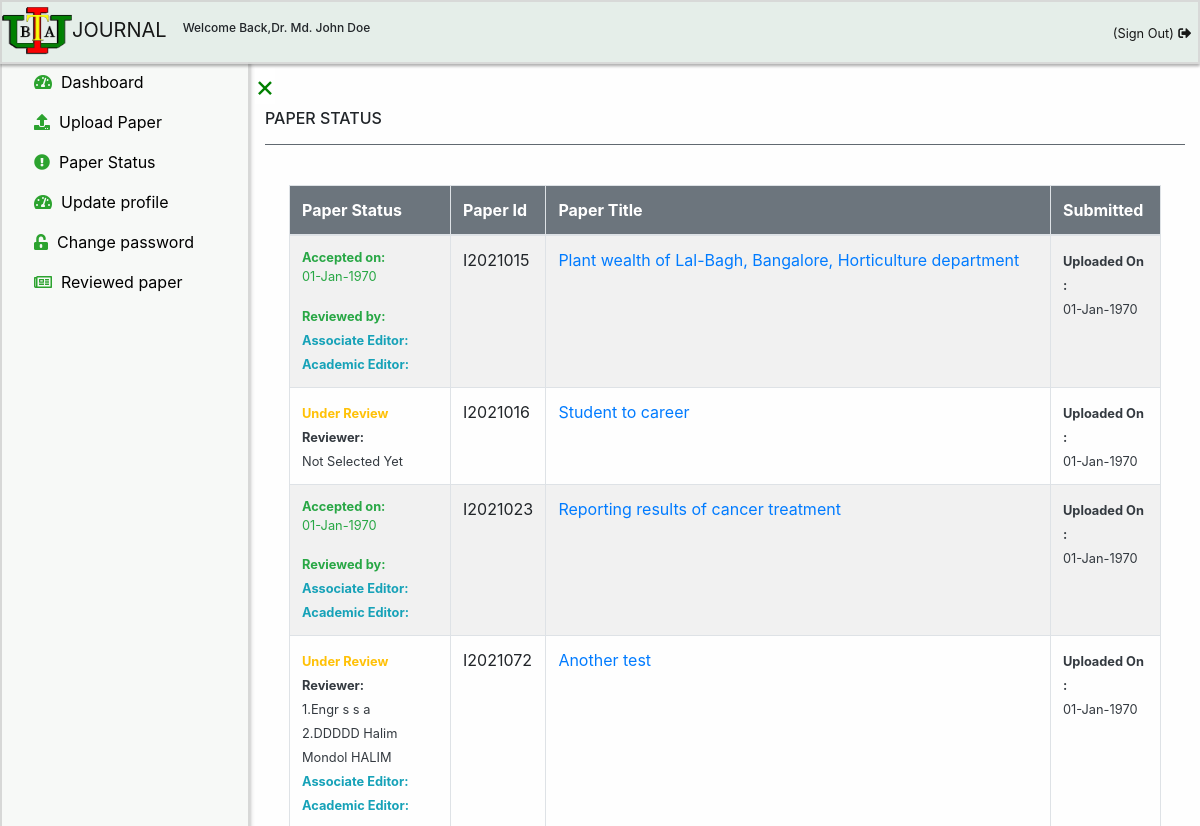
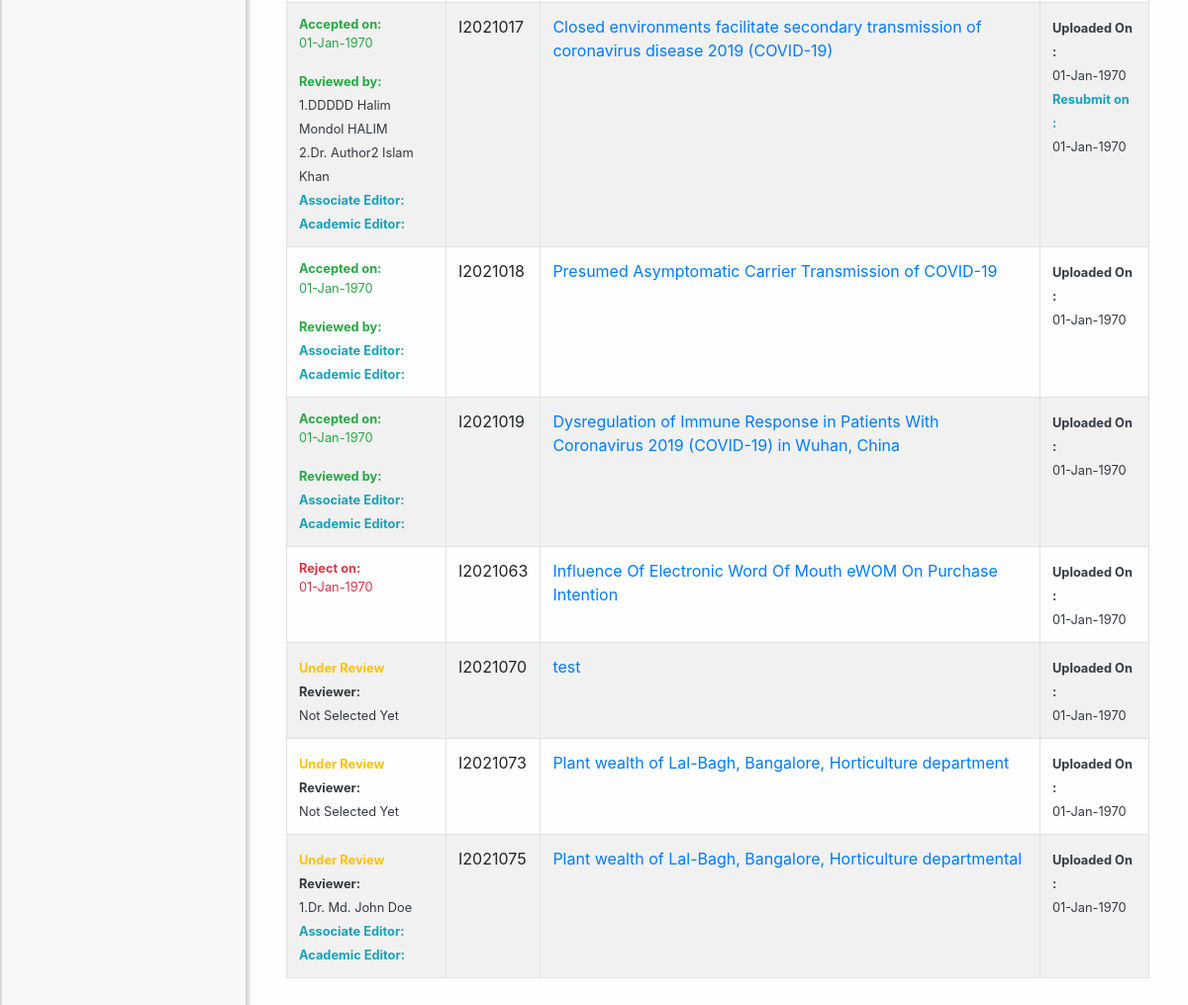
Before: /author/paperstatus.php (signed in) with the older database file (2 pictures, top to bottom).
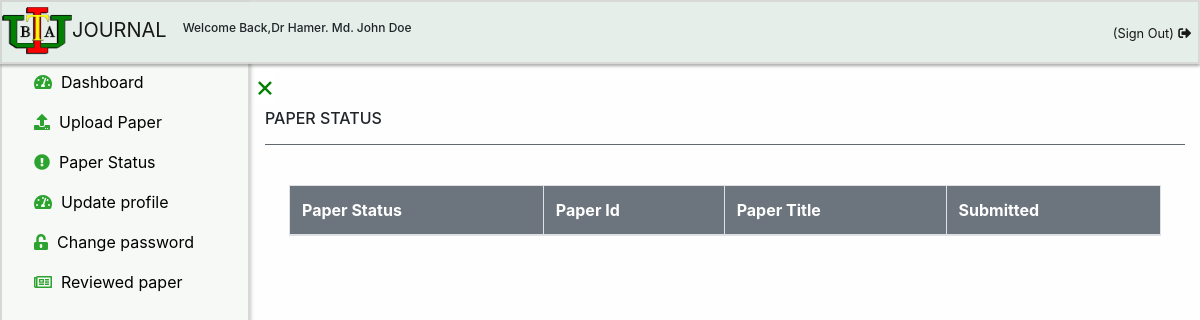
After: the same page with the newer database file.
### tables this page shows
CREATE TABLE `author` (
  `id` int(11) NOT NULL,
  `username` varchar(100) NOT NULL,
  `title` varchar(100) NOT NULL,
  `firstname` varchar(100) NOT NULL,
  `middlename` varchar(100) DEFAULT NULL,
  `lastname` varchar(100) NOT NULL,
  `primaryemail` varchar(100) NOT NULL,
  `primaryemailcc` varchar(100) NOT NULL,
  `secondaryemail` varchar(100) NOT NULL,
  `secondaryemailcc` varchar(100) NOT NULL,
  `password` varchar(100) NOT NULL,
  `contact` varchar(100) NOT NULL,
  `address` varchar(100) NOT NULL,
  `registrationtime` timestamp NOT NULL DEFAULT current_timestamp(),
  `reviewerselection` int(11) DEFAULT NULL,
  `validation_code` varchar(255) NOT NULL,
  `activation` int(11) DEFAULT NULL,
  `associateeditor` int(100) DEFAULT NULL,
  `academiceditor` int(100) DEFAULT NULL
);

CREATE TABLE `paper` (
  `id` int(100) NOT NULL,
  `paperid` varchar(255) DEFAULT NULL,
  `authoremail` varchar(100) NOT NULL,
  `papername` varchar(255) NOT NULL,
  `numberofcoauthor` int(11) DEFAULT NULL,
  `abstract` varchar(8000) NOT NULL,
  `name` varchar(255) NOT NULL,
  `name1` varchar(255) NOT NULL,
  `name2` varchar(255) NOT NULL,
  `type` varchar(255) NOT NULL,
  `type1` varchar(255) NOT NULL,
  `type2` varchar(255) NOT NULL,
  `action` int(11) DEFAULT NULL,
  `pdate` varchar(255) DEFAULT NULL,
  `uploaddate` varchar(255) DEFAULT NULL,
  `coauthorname` varchar(1000) NOT NULL,
  `coauthoremail` varchar(1000) NOT NULL,
  `coauthordept` varchar(1000) NOT NULL,
  `coauthorinstitute` varchar(1000) NOT NULL,
  `coauthoraddress` varchar(1000) NOT NULL,
  `resubmitpaper` varchar(255) DEFAULT NULL,
  `resubmitdate` varchar(100) DEFAULT NULL,
  `reject` int(100) DEFAULT NULL,
  `rejectdate` varchar(100) DEFAULT NULL
);

### author/paperstatus.php (the view, shortened to what the changed rows need)
<?php
include('../link/config.php');
if(strlen($_SESSION['alogin'])=="")
    {
    header("Location: ../login");
    }
    else
    {
        $authoremail = $_SESSION["email"];
                       $sql = "SELECT author.id,author.username,author.primaryemail,author.password,author.contact from author where primaryemail='$authoremail'";
                       $query = $dbh->prepare($sql);
                       $query->execute();
                       if($query->rowCount() > 0)
                       {
?>
<!DOCTYPE html>
<html lang="en">
<head>
    <link rel="stylesheet" href="../css/bootstrap.min.css">
    <link rel="stylesheet" href="../css/jquery.dataTables.min.css">
    <link rel="stylesheet" href="../css/index.css">
    <link rel="stylesheet" href="../css/fontawesome.v5.3.1.all.css">
</head>
<body>
<div class="sticky-top header-floating">
<?php
include 'author-header.php';
?>
</div>
  <?php
  include 'author-sidebar.php';
  ?>
<div id="main">
<div class="container">
  <div class="table-responsive table-responsive-lg table-responsize-xl table-responsive-sm p-4">
<table id="dtBasicExample" class="table table-striped table-bordered table-hover">
<thead>
        <tr class="bg-secondary text-white">
            <th >Paper Status</th>
            <th >Paper Id</th>
            <th >Paper Title</th>
            <th >Submitted</th>
        </tr>
</thead>
<tbody id="myTable-admin">
        <?php $sql = "SELECT paper.id,paper.paperid,paper.authoremail,paper.papername,paper.abstract,paper.name,paper.type,paper.action,paper.numberofcoauthor,paper.pdate,paper.uploaddate,paper.coauthorname,paper.resubmitpaper,paper.resubmitdate,paper.reject,paper.rejectdate from paper WHERE authoremail='$authoremail' ORDER BY uploaddate DESC";
            $query = $dbh->prepare($sql);
            $query->execute();
            $results=$query->fetchAll(PDO::FETCH_OBJ);
            if($query->rowCount() > 0)
            {
            foreach($results as $result)
            {
                $paperid = htmlentities($result->paperid);
                ?>
<tr>
<td class="text-dark">
<small>
 <?php
$primaryemailarray = array();
$sqlreviewer = "SELECT primaryemail FROM reviewertable WHERE paperid = '$paperid'";
$resultreviewer = mysqli_query($link,$sqlreviewer );
foreach($resultreviewer as $filerev) {
    array_push($primaryemailarray,$filerev['primaryemail']);
}
 ?>
   <?php
$rejected = htmlentities($result->reject);
  $rejectdatestring = htmlentities($result->rejectdate);
  $rejectdate = date("d-M-Y",strtotime($rejectdatestring));
  $accepted = htmlentities($result->action);
  $pdatestring = htmlentities($result->pdate);
  $pdate= date("d-M-Y",strtotime($pdatestring));
  if($accepted == 1 ) {
      echo "<p class='text-success'><b>Accepted on:<br></b> ".$pdate.'</p>';
      echo "<b><span class='text-success'>Reviewed by:</span></b>".'<br>';
      $cnt1 =1;
      foreach ($primaryemailarray as $err) {
        $sqlauthorname1 = "SELECT * FROM author WHERE  primaryemail= '$err' ";
        $resultauthorname1 = mysqli_query($link,$sqlauthorname1);
        $fileauthorname1 = mysqli_fetch_assoc($resultauthorname1);
            $title = $fileauthorname1['title'];
            $fname= $fileauthorname1['firstname'];
            $middlename= $fileauthorname1['middlename'];
            $lastname= $fileauthorname1['lastname'];
            $authorname23 =  $title.' '.$fname.' '.$middlename.' '.$lastname;
         echo $cnt1 .'.'.$authorname23.'<br>';
         $cnt1 = $cnt1 + 1;
      }
          echo "<b><span class='text-info'>Associate Editor:</span></b>".'<br>';
                 echo "<b><span class='text-info'>Academic Editor:</span></b>".'<br>';
  }
  else if ($rejected==1) {
    echo "<p class='text-danger'><b>Reject on:<br></b> ".$rejectdate.'</p>';
  }
  else  {
     echo "<b><span class='text-warning'>Under Review</span> <br>Reviewer:</b>".'<br>';
      if(empty($primaryemailarray)) {
          echo "Not Selected Yet";
      }
      else {
          $cnt = 1;
    foreach ($primaryemailarray as $es) {
        $sqlauthorname = "SELECT * FROM author WHERE  primaryemail= '$es' ";
        $resultauthorname = mysqli_query($link,$sqlauthorname);
        $fileauthorname = mysqli_fetch_assoc($resultauthorname);
            $title = $fileauthorname['title'];
            $fname= $fileauthorname['firstname'];
            $middlename= $fileauthorname['middlename'];
            $lastname= $fileauthorname['lastname'];
            $authorname =  $title.' '.$fname.' '.$middlename.' '.$lastname;
         echo $cnt.'.'.$authorname.'<br>';
         $cnt = $cnt + 1;
    }
                 echo "<b><span class='text-info'>Associate Editor:</span></b>".'<br>';
                        echo "<b><span class='text-info'>Academic Editor:</span></b>".'<br>';
  }
}
  ?>
  </small>
</td>
<td>
<?php  echo htmlentities($result->paperid); ?>
</td>
<td>
<a href="paperdetails.php?paperid=<?php echo htmlentities($result->paperid);?>"><?php  echo htmlentities($result->papername); ?></a>
</td>
<td class="text-dark">
<small>
<b>Uploaded On :</b><br>
<?php
  $uploaddatestring = htmlentities($result->uploaddate);
  $uploaddate = date("d-M-Y",strtotime($uploaddatestring));
  echo $uploaddate.'<br>';
  $resubmitpaper = htmlentities($result->resubmitpaper);
 $resubmitdatestring = htmlentities($result->resubmitdate);
 $resubmitdate= date("d-M-Y",strtotime($resubmitdatestring));
 if(!empty($resubmitpaper)){
   echo '<b class="text-info">Resubmit on :</b><br>';
  echo  $resubmitdate;
 }
?>
</small>
</td>
</tr>
<?php }} ?>
</tbody>
</table>
</div>
    </div>
    </div>
</body>
</html>
<?php
            }
            else {
              echo "<script>alert('You are not a Author.Try to log in as an Author');</script>";
              header("refresh:0;url=../login");
            }
} ?>

### author/author-header.php (shortened to what the changed rows need)
<?php
include('../link/config.php');
if(strlen($_SESSION['alogin'])=="")
    {
    header("Location: ../login");
    }
    else
    {
               $sql = "SELECT author.id,author.username,author.primaryemail,author.password,author.contact from author where primaryemail='$authoremail'";
               $query = $dbh->prepare($sql);
               $query->execute();
               if($query->rowCount() > 0)
               {
?>
<!DOCTYPE html>
<html lang="en">
<head>
    <link rel="stylesheet" href="../css/heading.css">
    <link rel="stylesheet" href="../css/bootstrap.min.css">
    <link rel="stylesheet" href="https://use.fontawesome.com/releases/v5.3.1/css/all.css">
</head>
<body>
<?php
$authoremail = $_SESSION["email"];
$sql1 = "SELECT * FROM author WHERE  primaryemail= '$authoremail' ";
$result1 = mysqli_query($link,$sql1);
$file1 = mysqli_fetch_assoc($result1);
$title = $file1['title'];
$fname= $file1['firstname'];
$middlename= $file1['middlename'];
$lastname= $file1['lastname'];
$authorname = $title.' '.$fname.' '.$middlename.' ' .$lastname;
?>
<nav class="navbar nav-class navbar-expand-lg navbar-light">
  <a class="navbar-brand" href="dashboard"><img src="../images/Iubat-logo.png">JOURNAL</a>
  <h6 style="font-size:12px;">Welcome Back,<?php  echo $authorname; ?></h6>
  <div class="collapse navbar-collapse" id="navbarSupportedContent">
    <ul class="navbar-nav ml-auto ul-nav">
<li class="nav-item active" >
       <a class="nav-link " href="../logout" onclick="return confirm('Are you sure you want Logging out the system?');" title = "Sign Out"><small>(Sign Out)</small> <i class="fas fa-sign-out-alt"></i></a>
  </li>
        </ul>
  </div>
</nav>
</body>
</html>
    <?php
                }
                else {
                  echo "<script>alert('You are not a Author.Try to log in as an Author');</script>";
                  header("refresh:0;url=../login");
                }
  }
    ?>

Changed rows visible on the page:
removed paper: pdate "01-Jan-1970", paperid "I2021015", papername "Plant wealth of Lal-Bagh, Bangalore, Horticulture department", uploaddate "01-Jan-1970", shown under "PAPER STATUS"
removed paper: action "Under Review", shows "Reviewer:", paperid "I2021016", papername "Student to career", uploaddate "01-Jan-1970", shown under "PAPER STATUS"
removed paper: pdate "01-Jan-1970", paperid "I2021023", papername "Reporting results of cancer treatment", uploaddate "01-Jan-1970", shown under "PAPER STATUS"
removed paper: paperid "I2021072", papername "Another test", uploaddate "01-Jan-1970", shown under "PAPER STATUS"
removed author: authorname "Engr s s a", shown under "I2021072"
removed author: authorname "DDDDD Halim Mondol HALIM", shown under "I2021072"
removed paper: pdate "01-Jan-1970", author.title+firstname+middlename "DDDDD Halim Mondol HALIM", paperid "I2021017", papername "Closed environments facilitate secondary transmission of coronavirus disease 2019 (COVID-19)", uploaddate "01-Jan-1970", resubmitdate "01-Jan-1970"
removed author: authorname23 "Dr. Author2 Islam Khan", shown under "01-Jan-1970"
removed paper: pdate "01-Jan-1970", paperid "I2021018", papername "Presumed Asymptomatic Carrier Transmission of COVID-19", uploaddate "01-Jan-1970", shown under "PAPER STATUS"
removed paper: pdate "01-Jan-1970", paperid "I2021019", papername "Dysregulation of Immune Response in Patients With Coronavirus 2019 (COVID-19) in Wuhan, China", uploaddate "01-Jan-1970", shown under "PAPER STATUS"
removed paper: rejectdate "01-Jan-1970", paperid "I2021063", papername "Influence Of Electronic Word Of Mouth eWOM On Purchase Intention", uploaddate "01-Jan-1970", shown under "PAPER STATUS"
removed paper: action "Under Review", shows "Reviewer:", paperid "I2021070", papername "test", uploaddate "01-Jan-1970", shown under "PAPER STATUS"
removed paper: action "Under Review", shows "Reviewer:", paperid "I2021073", papername "Plant wealth of Lal-Bagh, Bangalore, Horticulture department", uploaddate "01-Jan-1970", shown under "PAPER STATUS"
removed paper: paperid "I2021075", papername "Plant wealth of Lal-Bagh, Bangalore, Horticulture departmental", uploaddate "01-Jan-1970", author (authorname "Dr. Md. John Doe"), shown under "PAPER STATUS"
changed author: authorname "Dr. Md. John Doe" → "Dr Hamer. Md. John Doe"
